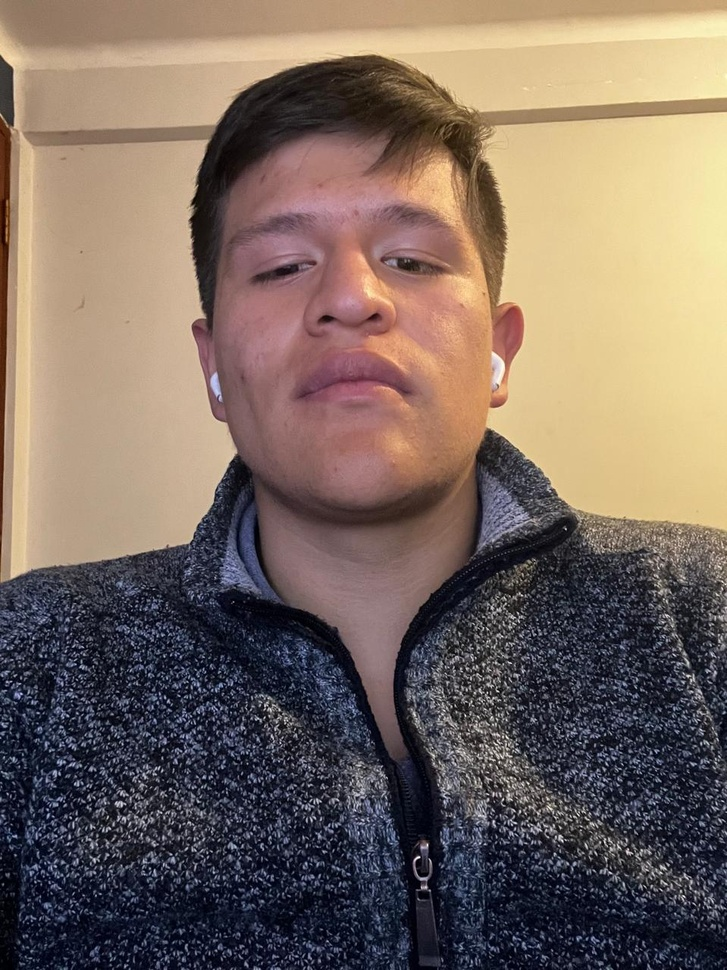
#> input picture Practica 10/rostro1.jpg, 727 x 970 px, shrunk from 959 x 1280 before the run
$ jupyter execute --allow-errors Practica.ipynb
#> lines starting #> are read from the running program, lines starting #| are printed output that depends on the picture; after the words box and inside, x2 and y2 are one past the last pixel; in counts of white or black regions, pixels touching at a corner belong together
[cell 1]
import cv2
import numpy as np
import matplotlib.pyplot as plt

image_path = 'colores.jpg'
image = cv2.imread(image_path)
#> (the rest of this cell did not finish here and is left out)

Mi cara con cara de dormido ingeniera estoy apenas

[cell 2]
import cv2
import numpy as np
import matplotlib.pyplot as plt

image = cv2.imread('rostro1.jpg')
#> image is the input picture: shape (970, 727, 3); mean B, G, R 96.4, 106.4, 122.4

gray = cv2.cvtColor(image, cv2.COLOR_BGR2GRAY)
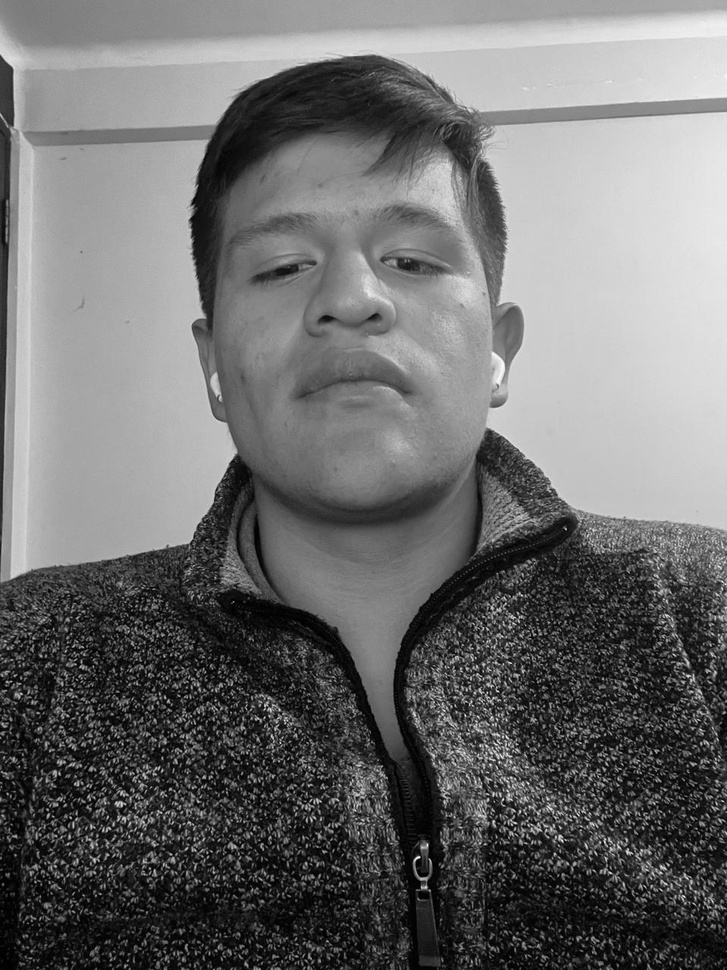
#> gray: shape (970, 727); min 0, max 253, mean 110
_, thresh = cv2.threshold(gray, 127, 255, cv2.THRESH_BINARY)
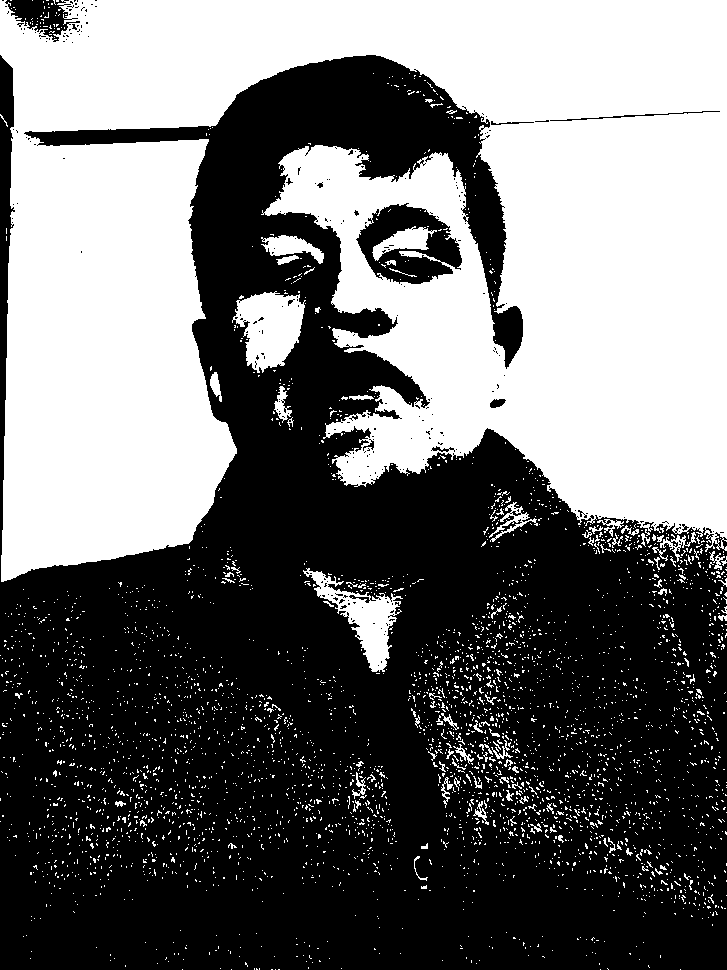
#> thresh: shape (970, 727); 43.6% white; 3686 white regions (3589 under 20 px), largest, box (x1, y1, x2, y2) and area: (0, 0, 727, 582) 282288, (232, 291, 306, 373) 3841, (303, 568, 403, 672) 3159

image_color_change = cv2.cvtColor(image, cv2.COLOR_BGR2HSV)
#> image_color_change: shape (970, 727, 3); mean H, S, V 68.3, 90.8, 129.9

kernel_propio = np.array([[0, -1, 0], [-1, 5, -1], [0, -1, 0]])
convolucion_propio = cv2.filter2D(image, -1, kernel_propio)
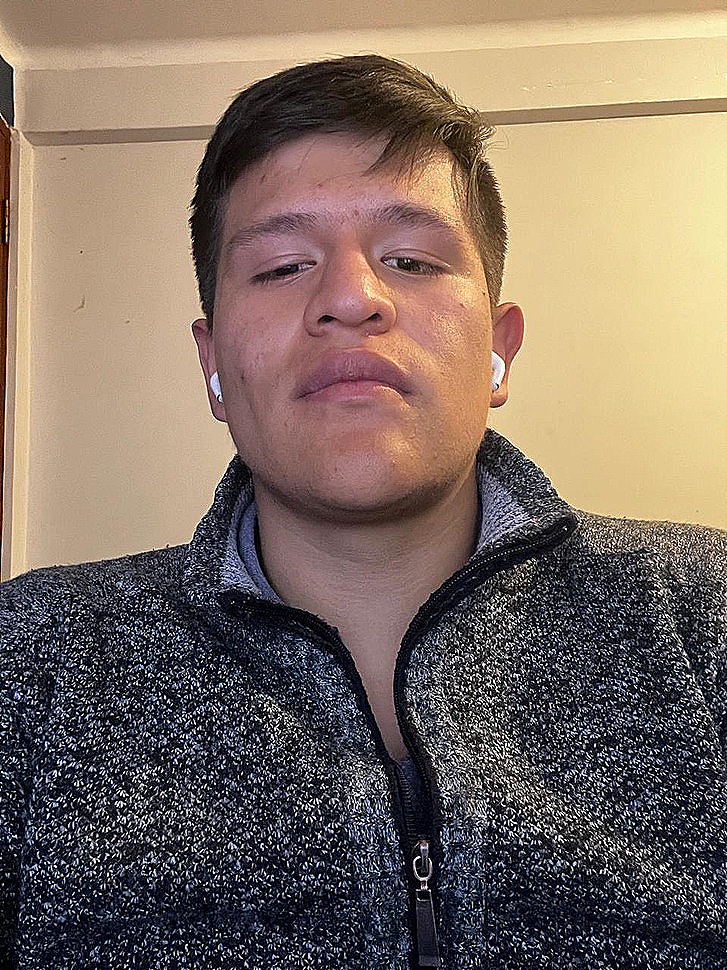
#> convolucion_propio: shape (970, 727, 3); mean B, G, R 98.4, 110.1, 126.4

convolucion_predefinido = cv2.GaussianBlur(image, (5, 5), 0)

eye_left = image[80:140, 130:190]
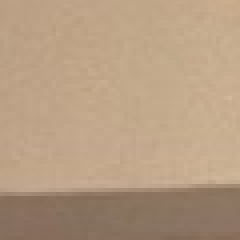
#> eye_left: shape (60, 60, 3) (shown 4 times larger); mean B, G, R 130.1, 156.4, 182
eye_left_canny = cv2.Canny(eye_left, 100, 200)
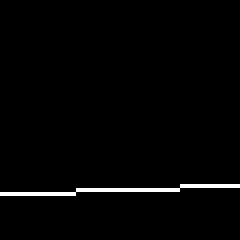
#> eye_left_canny: shape (60, 60) (shown 4 times larger); 1.7% white in thin lines or dots, all inside (x1, y1, x2, y2) = (0, 46, 60, 49)

hazy = cv2.addWeighted(image, 0.7, cv2.GaussianBlur(image, (21, 21), 0), 0.3, 0)

edges = cv2.Canny(gray, 100, 200)
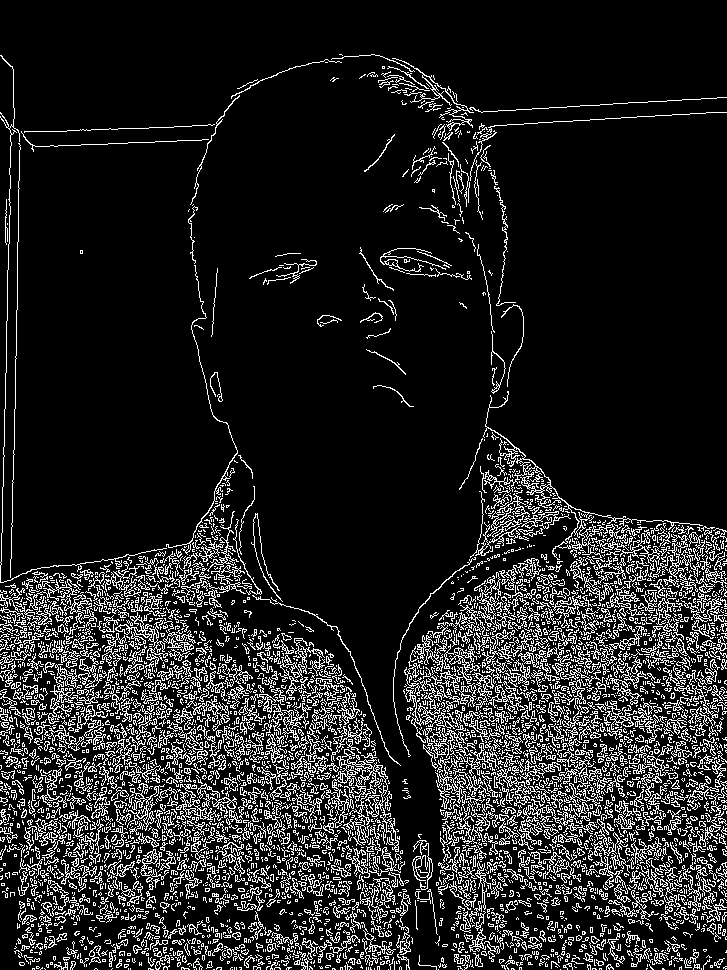
#> edges: shape (970, 727); 13.5% white in thin lines or dots

contours, _ = cv2.findContours(thresh, cv2.RETR_EXTERNAL, cv2.CHAIN_APPROX_SIMPLE)
#> contours = 3668 contours, 3636 with area under 20; largest, box (x1, y1, x2, y2) and area: (0, 0, 727, 582) 286184, (232, 291, 306, 373) 3766, (303, 568, 403, 672) 3098, (261, 235, 324, 264) 789, (489, 502, 538, 542) 338
areas = [cv2.contourArea(c) for c in contours]
#> areas = 3668 values, max 286184.5 at index 3667, min 0 at index 0, mean 81.49
perimeters = [cv2.arcLength(c, True) for c in contours]
#> perimeters = 3668 values, max 7096.9 at index 3667, min 0 at index 0, mean 6.95
M = [cv2.moments(c) for c in contours]
#> M = 3668 items
centroids = [(int(m['m10'] / m['m00']), int(m['m01'] / m['m00'])) if m['m00'] != 0 else (0, 0) for m in M]
#> centroids = 3668 pairs, first value 0 to 725, second value 0 to 968

image_with_box = image.copy()
for c in contours:
    x, y, w, h = cv2.boundingRect(c)
    cv2.rectangle(image_with_box, (x, y), (x + w, y + h), (255, 0, 255), 2)
#> this loop made 3668 passes
#> (x, y, w, h) on passes 1, 2, 4: (680, 969, 1, 1), (600, 969, 1, 1), (275, 969, 1, 1)
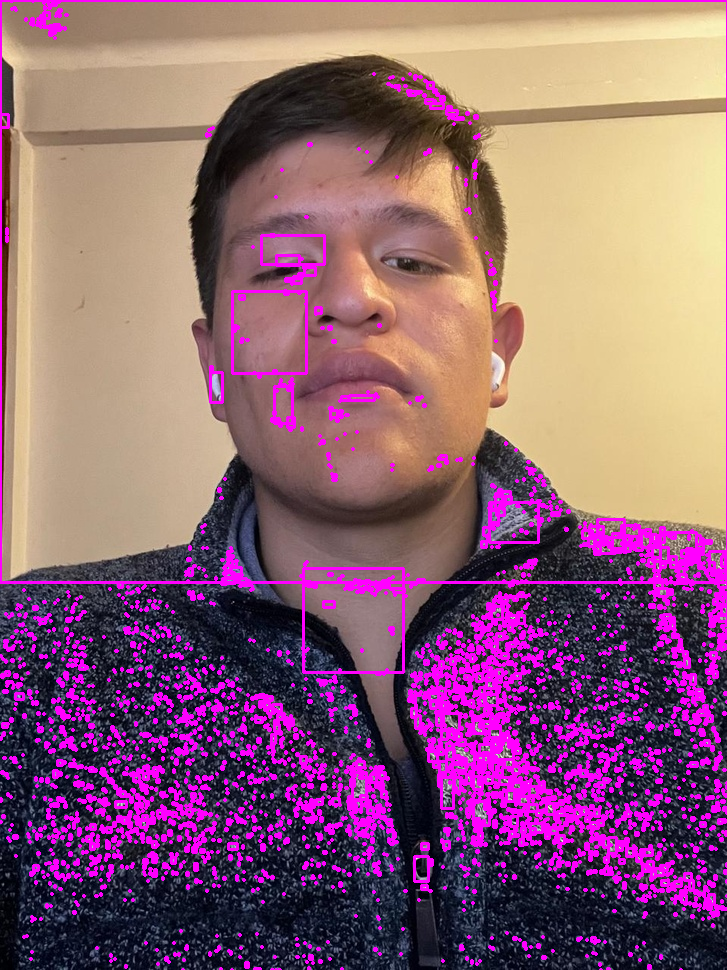
#> image_with_box: shape (970, 727, 3); 11.8% of pixels changed, all inside (x1, y1, x2, y2) = (0, 0, 727, 970)

plt.figure(figsize=(15, 10))

plt.subplot(3, 3, 1)
plt.imshow(thresh, cmap='gray')
plt.title('Umbralización')
plt.axis('off')

plt.subplot(3, 3, 2)
plt.imshow(cv2.cvtColor(image_color_change, cv2.COLOR_HSV2RGB))
plt.title('Cambio de Color')
plt.axis('off')

plt.subplot(3, 3, 3)
plt.imshow(cv2.cvtColor(convolucion_propio, cv2.COLOR_BGR2RGB))
plt.title('Convolución con Kernel Propio')
plt.axis('off')

plt.subplot(3, 3, 4)
plt.imshow(cv2.cvtColor(convolucion_predefinido, cv2.COLOR_BGR2RGB))
plt.title('Convolución con Kernel Predefinido')
plt.axis('off')

plt.subplot(3, 3, 5)
plt.imshow(cv2.cvtColor(eye_left, cv2.COLOR_BGR2RGB))
plt.title('Ojo Izquierdo Original')
plt.axis('off')

plt.subplot(3, 3, 6)
plt.imshow(eye_left_canny, cmap='gray')
plt.title('Canny en Ojo Izquierdo')
plt.axis('off')

plt.subplot(3, 3, 7)
plt.imshow(cv2.cvtColor(hazy, cv2.COLOR_BGR2RGB))
plt.title('Filtro de Neblina')
plt.axis('off')

plt.subplot(3, 3, 8)
plt.imshow(edges, cmap='gray')
plt.title('Detección de Bordes')
plt.axis('off')

plt.subplot(3, 3, 9)
plt.imshow(cv2.cvtColor(image_with_box, cv2.COLOR_BGR2RGB))
plt.title('Cuadro de Color Rosa')
plt.axis('off')

plt.show()
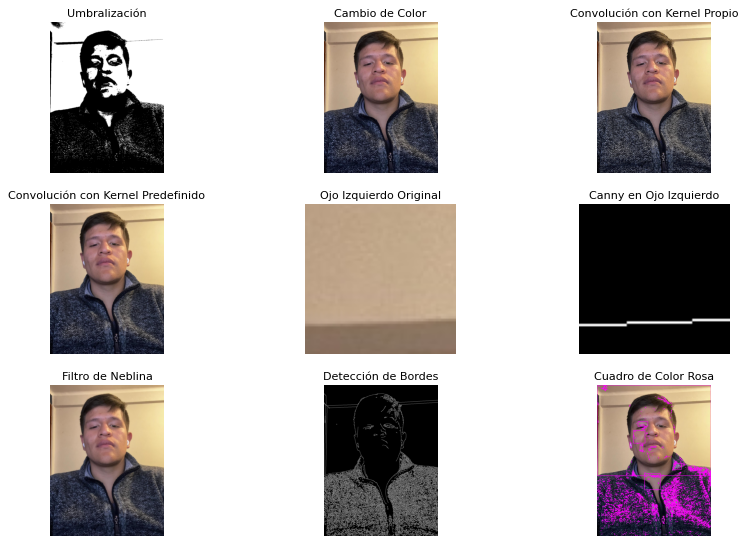
#> figure drawn by matplotlib, 9 panels

$ run again, with Practica 10/rostro.jpg copied over Practica 10/rostro1.jpg
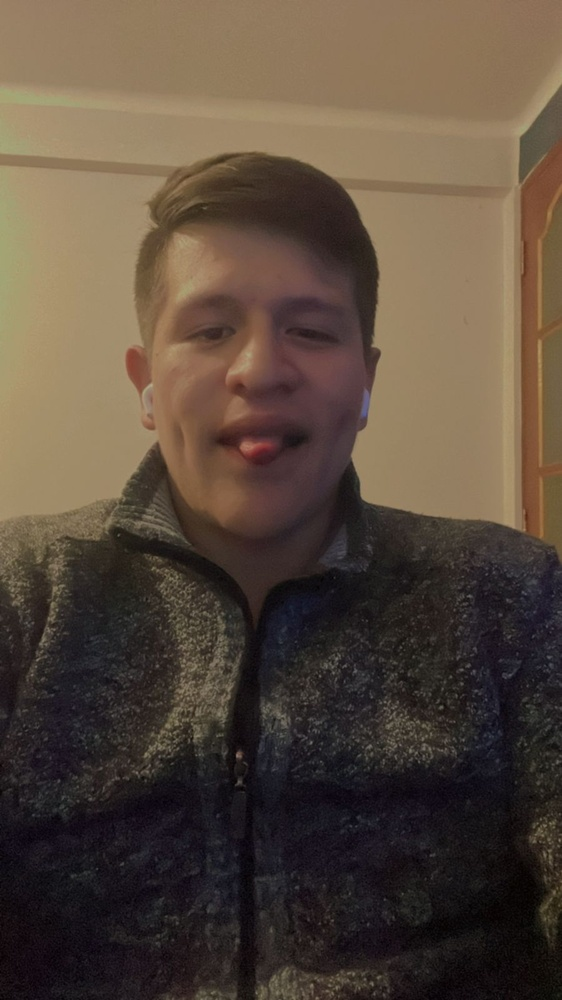
#> input picture Practica 10/rostro.jpg, 562 x 1000 px, shrunk from 900 x 1600 before the run
#> image is the input picture: shape (1000, 562, 3); mean B, G, R 61.1, 74.4, 89.2
#> `_, thresh = cv2.threshold(gray, 127, 255, cv2.THRESH_BINARY)`:
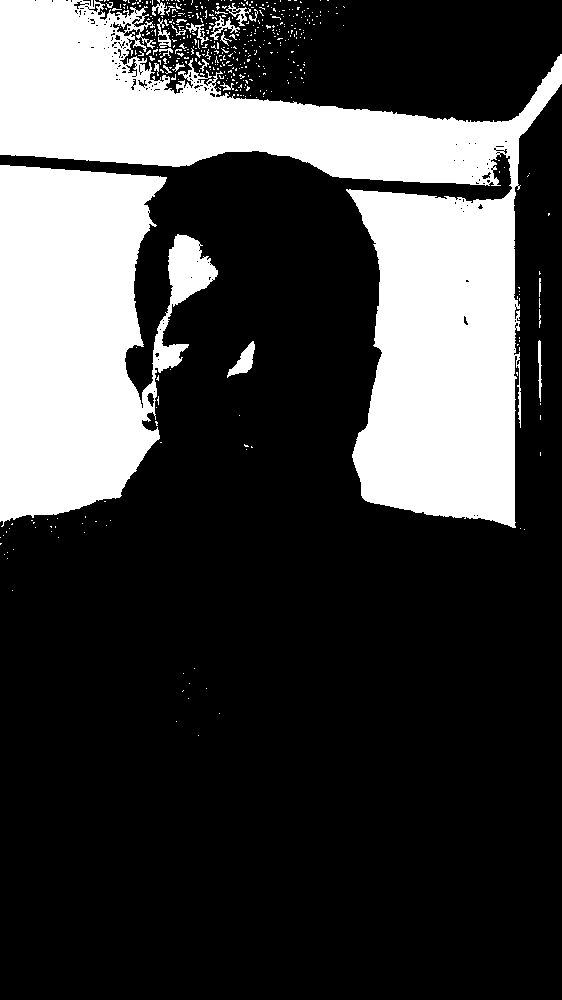
#> thresh: shape (1000, 562); 26.5% white; 464 white regions (441 under 20 px), largest, box (x1, y1, x2, y2) and area: (0, 0, 562, 528) 94173, (0, 165, 218, 527) 51142, (227, 341, 255, 378) 431
#> image_color_change: shape (1000, 562, 3); mean H, S, V 55.3, 78.5, 89.8
#> eye_left_canny: shape (60, 60); every value is 0
#> edges: shape (1000, 562); 2% white in thin lines or dots
#> contours = 463 contours, 449 with area under 20; largest, box (x1, y1, x2, y2) and area: (0, 0, 562, 528) 93176, (0, 165, 218, 527) 50455, (227, 341, 255, 378) 384, (210, 16, 240, 40) 172, (226, 3, 251, 26) 156
#> areas = 463 values, max 93175.5 at index 462, min 0 at index 0, mean 313.7
#> perimeters = 463 values, max 4016.7 at index 462, min 0 at index 0, mean 19.63
#> M = 463 items
#> centroids = 463 pairs, first value 0 to 548, second value 0 to 543
#> the loop `for c in contours:` made 463 passes
#> (x, y, w, h) on passes 1 to 3: (198, 735, 1, 1), (176, 721, 1, 1), (219, 713, 1, 1)
#> after the loop `for c in contours:`:
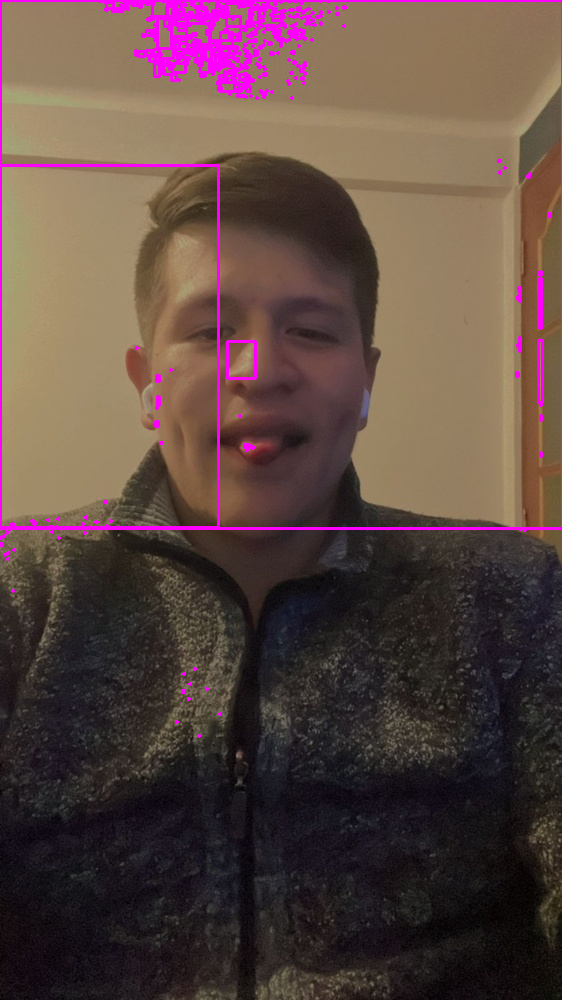
#> image_with_box: shape (1000, 562, 3); 2.98% of pixels changed, all inside (x1, y1, x2, y2) = (0, 0, 562, 738)
